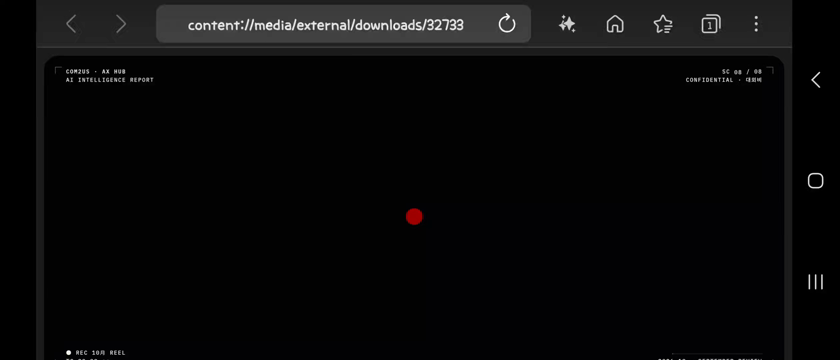
#> input picture 01_analysis_20261007/video_reference/frame-001.png, 840 x 360 px; its folder holds only this picture in this run
$ python make_contact_sheets.py
#> lines starting #> are read from the running program, lines starting #| are printed output that depends on the picture
from pathlib import Path
from PIL import Image, ImageDraw, ImageFont

folder = Path(__file__).resolve().parent
frames = sorted(folder.glob('frame-*.png'))
font = ImageFont.truetype('C:/Windows/Fonts/arial.ttf', 20)
for start in range(0, len(frames), 20):
    selected = frames[start:start + 20]
    sheet = Image.new('RGB', (2520, ((len(selected) + 3) // 4) * 298), '#202020')
#> sheet: PIL image 2520x298 RGB; every value is 32
    draw = ImageDraw.Draw(sheet)
    for offset, path in enumerate(selected):
        index = start + offset
        x, y = (offset % 4) * 630, (offset // 4) * 298
        with Image.open(path) as frame:
#> frame is the input picture: PIL image 840x360 RGB; mean R, G, B 9.5, 9.4, 9.8
            frame = frame.convert('RGB').resize((630, 270), Image.Resampling.LANCZOS)
#> frame: PIL image 630x270 RGB
            sheet.paste(frame, (x, y + 28))
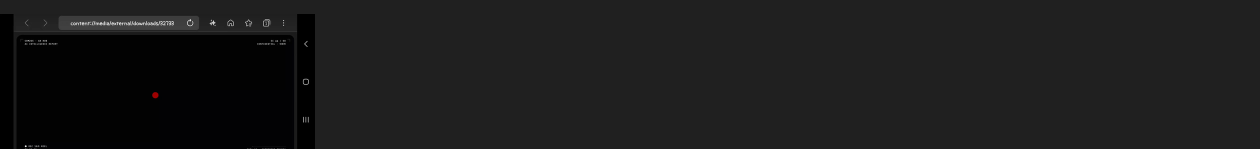
#> sheet: PIL image 2520x298 RGB (shown at 1/2 size); mean R, G, B 26.9, 26.9, 27
        draw.text((x + 10, y + 3), f'{index * 0.5:04.1f}s | frame {index + 1:03d}', font=font, fill='white')
    sheet.save(folder / f'contact-{start // 20 + 1:02d}.jpg', quality=96)
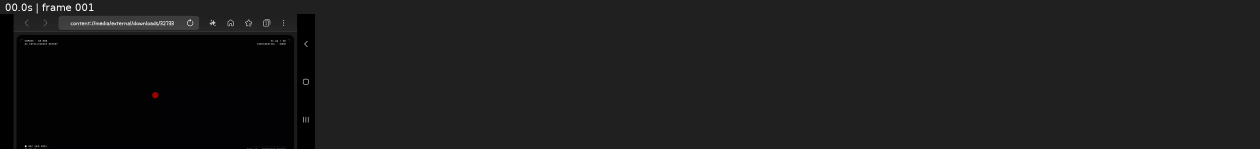
#> saved as contact-01.jpg: PIL image 2520x298 RGB (shown at 1/2 size); mean R, G, B 27.1, 27.1, 27.2
print(f'{len(frames)} frames, {(len(frames) + 19) // 20} contact sheets')

$ run again, on 01_analysis_20261007/video_reference/frame-005.png
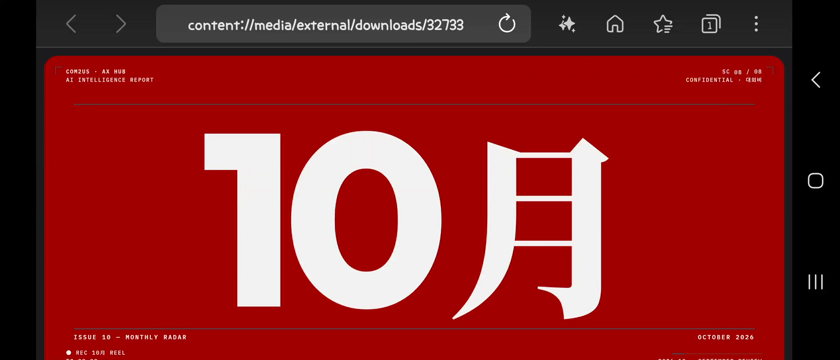
#> input picture 01_analysis_20261007/video_reference/frame-005.png, 840 x 360 px
#> frame is the input picture: PIL image 840x360 RGB; mean R, G, B 136, 36.9, 37
#> frame: PIL image 630x270 RGB
#> `sheet.paste(frame, (x, y + 28))`:
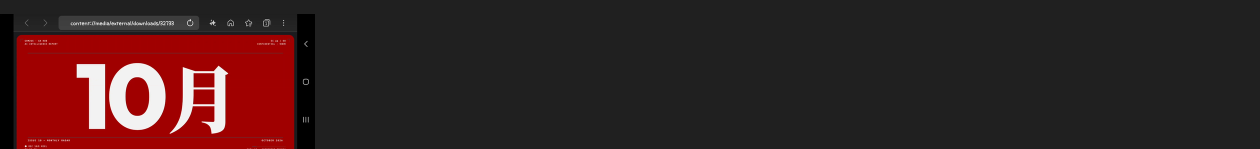
#> sheet: PIL image 2520x298 RGB (shown at 1/2 size); mean R, G, B 55.6, 33.1, 33.2
#> `sheet.save(folder / f'contact-{start // 20 + 1:02d}.jpg', quality=96)`:
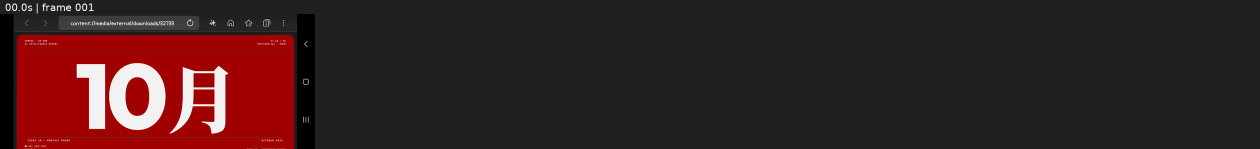
#> saved as contact-01.jpg: PIL image 2520x298 RGB (shown at 1/2 size); mean R, G, B 55.8, 33.4, 33.4

$ run again, on 01_analysis_20261007/video_reference/frame-007.png
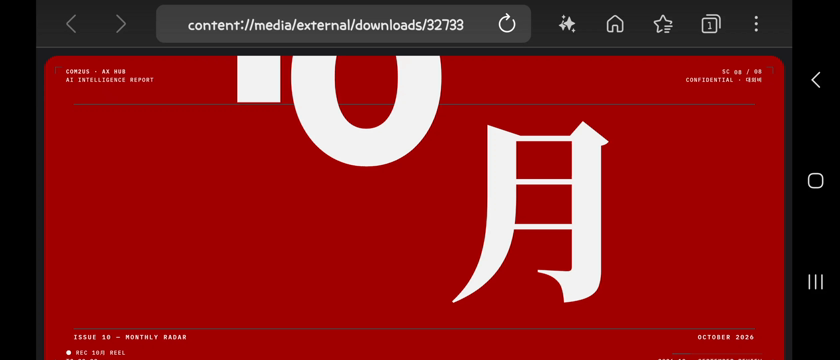
#> input picture 01_analysis_20261007/video_reference/frame-007.png, 840 x 360 px
#> frame is the input picture: PIL image 840x360 RGB; mean R, G, B 132.5, 26.6, 26.7
#> frame: PIL image 630x270 RGB
#> `sheet.paste(frame, (x, y + 28))`:
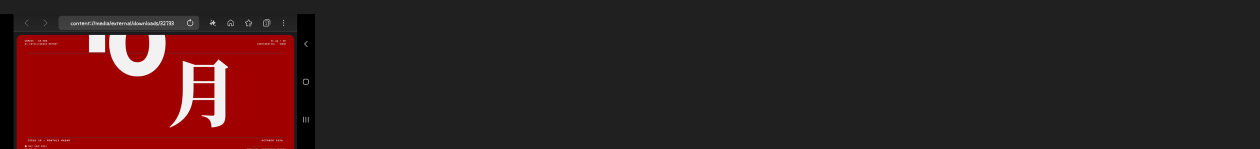
#> sheet: PIL image 2520x298 RGB (shown at 1/2 size); mean R, G, B 54.8, 30.8, 30.8
#> `sheet.save(folder / f'contact-{start // 20 + 1:02d}.jpg', quality=96)`:
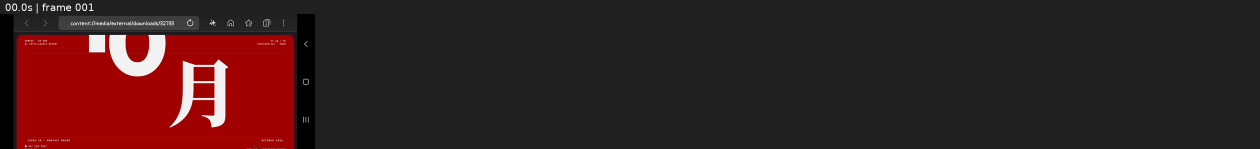
#> saved as contact-01.jpg: PIL image 2520x298 RGB (shown at 1/2 size); mean R, G, B 55, 31, 31
